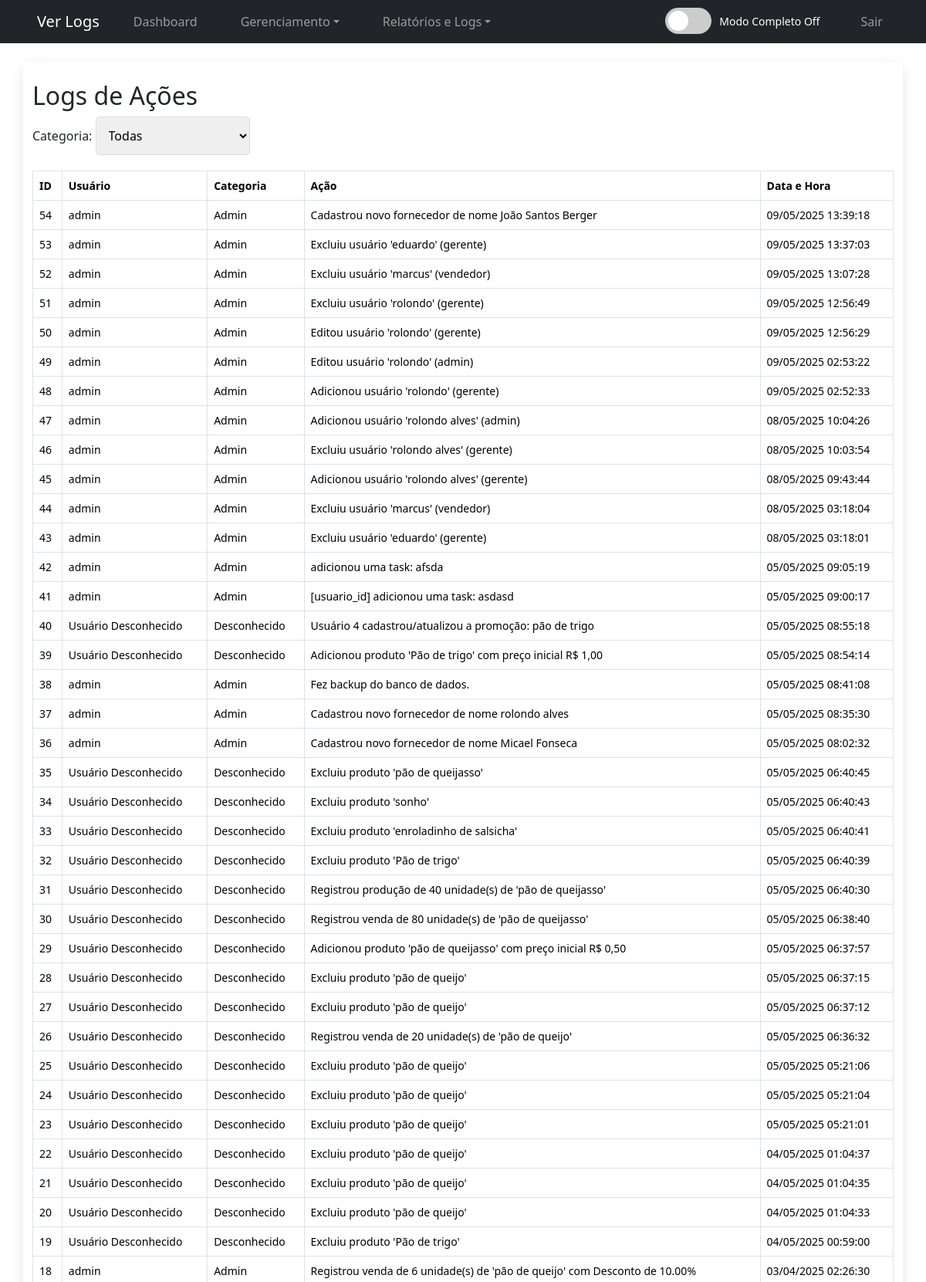
Page /ver_logs.php (signed in, upper part) on the committed database.
### tables this page shows
CREATE TABLE `logs` (
  `id` int(11) NOT NULL AUTO_INCREMENT,
  `usuario_id` int(11) DEFAULT NULL,
  `acao` varchar(255) NOT NULL,
  `data_acao` timestamp NOT NULL DEFAULT current_timestamp(),
  PRIMARY KEY (`id`),
  KEY `fk_usuario` (`usuario_id`),
  CONSTRAINT `fk_usuario` FOREIGN KEY (`usuario_id`) REFERENCES `usuarios` (`id`)
);

CREATE TABLE `usuarios` (
  `id` int(11) NOT NULL AUTO_INCREMENT,
  `usuario` varchar(50) NOT NULL,
  `cpf` varchar(14) DEFAULT NULL,
  `email` varchar(100) DEFAULT NULL,
  `perfil` enum('admin','gerente','vendedor') NOT NULL DEFAULT 'vendedor',
  `senha` varchar(255) NOT NULL,
  PRIMARY KEY (`id`),
  UNIQUE KEY `usuario` (`usuario`),
  UNIQUE KEY `cpf` (`cpf`),
  UNIQUE KEY `email` (`email`)
);

### ver_logs.php (the view, shortened to what this page needs)
<?php
require_once 'conexao.php';
$sql = "SELECT l.id, l.usuario_id, u.usuario, u.perfil, l.acao, l.data_acao
        FROM logs l
        LEFT JOIN usuarios u ON l.usuario_id = u.id
        WHERE 1=1";
$sql .= " ORDER BY l.data_acao DESC";
$stmt = $conexao->prepare($sql);
$stmt->execute();
$resultado = $stmt->get_result();
$logs = $resultado->fetch_all(MYSQLI_ASSOC);
?>
<!DOCTYPE html>
<html lang="pt-BR">
<head>
    <link rel="stylesheet" href="style.css">
    <link href="https://cdn.jsdelivr.net/npm/bootstrap@5.3.3/dist/css/bootstrap.min.css" rel="stylesheet">
</head>
<body>
    <?php include 'navbar.php'; ?>
    <div class="container mt-4">
        <h2>Logs de Ações</h2>
        <div class="filter-group">
            <form method="GET" action="ver_logs.php">
                <label for="categoria">Categoria:</label>
                <select id="categoria" name="categoria" onchange="this.form.submit()">
                    <option value="">Todas</option>
                </select>
            </form>
        </div>
        <?php if (empty($logs)): ?>
            <p>Nenhum log registrado ainda.</p>
        <?php else: ?>
            <table class="table table-bordered">
                <thead>
                    <tr>
                        <th>ID</th>
                        <th>Usuário</th>
                        <th>Categoria</th>
                        <th>Ação</th>
                        <th>Data e Hora</th>
                    </tr>
                </thead>
                <tbody>
                    <?php foreach ($logs as $log): ?>
                        <tr>
                            <td><?php echo htmlspecialchars($log['id']); ?></td>
                            <td><?php echo htmlspecialchars($log['usuario'] ?? 'Usuário Desconhecido'); ?></td>
                            <td><?php echo htmlspecialchars(ucfirst($log['perfil'] ?? 'Desconhecido')); ?></td>
                            <td><?php echo htmlspecialchars($log['acao']); ?></td>
                            <td><?php echo date('d/m/Y H:i:s', strtotime($log['data_acao'])); ?></td>
                        </tr>
                    <?php endforeach; ?>
                </tbody>
            </table>
        <?php endif; ?>
    </div>
</body>
</html>

### style.css (style rules this page uses)
* { margin: 0; padding: 0; box-sizing: border-box; }
body { font-family: 'Segoe UI', Arial, sans-serif; background-color: #f5f6fa; color: #333; line-height: 1.6; }
.container { width: 70%; max-width: 900px; margin: 40px auto; background-color: white; padding: 25px; box-shadow: 0 4px 15px rgba(0,0,0,0.1); border-radius: 8px; }
h2 { color: #2c3e50; margin-bottom: 20px; font-size: 24px; }
input, select, textarea, button { width: 100%; padding: 12px; margin: 10px 0; border-radius: 5px; border: 1px solid #ddd; font-size: 15px; transition: border-color 0.3s ease; }
table { width: 100%; border-collapse: collapse; margin-top: 20px; font-size: 14px; }
th, td { padding: 12px 15px; border: 1px solid #ddd; text-align: left; }
th { background-color: #2c3e50; color: white; font-weight: bold; }
tr:nth-child(even) { background-color: #f9f9f9; }

### ver_logs.php (style rules this page uses)
.filter-group { margin-bottom: 20px; }
.filter-group select { width: 200px; margin-right: 10px; }
table { width: 100%; border-collapse: collapse; }
th, td { padding: 10px; border: 1px solid #ddd; text-align: left; }
th { background-color: #f2f2f2; }

### rows in the picture
logs: id "54", usuario.usuario "admin", usuario.perfil "Admin", acao "Cadastrou novo fornecedor de nome João Santos Berger", data_acao "09/05/2025 13:39:18"
logs: id "53", usuario.usuario "admin", usuario.perfil "Admin", acao "Excluiu usuário 'eduardo' (gerente)", data_acao "09/05/2025 13:37:03"
logs: id "52", usuario.usuario "admin", usuario.perfil "Admin", acao "Excluiu usuário 'marcus' (vendedor)", data_acao "09/05/2025 13:07:28"
logs: id "51", usuario.usuario "admin", usuario.perfil "Admin", acao "Excluiu usuário 'rolondo' (gerente)", data_acao "09/05/2025 12:56:49"
logs: id "50", usuario.usuario "admin", usuario.perfil "Admin", acao "Editou usuário 'rolondo' (gerente)", data_acao "09/05/2025 12:56:29"
logs: id "49", usuario.usuario "admin", usuario.perfil "Admin", acao "Editou usuário 'rolondo' (admin)", data_acao "09/05/2025 02:53:22"
logs: id "48", usuario.usuario "admin", usuario.perfil "Admin", acao "Adicionou usuário 'rolondo' (gerente)", data_acao "09/05/2025 02:52:33"
logs: id "47", usuario.usuario "admin", usuario.perfil "Admin", acao "Adicionou usuário 'rolondo alves' (admin)", data_acao "08/05/2025 10:04:26"
logs: id "46", usuario.usuario "admin", usuario.perfil "Admin", acao "Excluiu usuário 'rolondo alves' (gerente)", data_acao "08/05/2025 10:03:54"
logs: id "45", usuario.usuario "admin", usuario.perfil "Admin", acao "Adicionou usuário 'rolondo alves' (gerente)", data_acao "08/05/2025 09:43:44"
logs: id "44", usuario.usuario "admin", usuario.perfil "Admin", acao "Excluiu usuário 'marcus' (vendedor)", data_acao "08/05/2025 03:18:04"
logs: id "43", usuario.usuario "admin", usuario.perfil "Admin", acao "Excluiu usuário 'eduardo' (gerente)", data_acao "08/05/2025 03:18:01"
logs: id "42", usuario.usuario "admin", usuario.perfil "Admin", acao "adicionou uma task: afsda", data_acao "05/05/2025 09:05:19"
logs: id "41", usuario.usuario "admin", usuario.perfil "Admin", acao "[usuario_id] adicionou uma task: asdasd", data_acao "05/05/2025 09:00:17"
logs: id "40", usuario "Usuário Desconhecido", perfil "Desconhecido", acao "Usuário 4 cadastrou/atualizou a promoção: pão de trigo", data_acao "05/05/2025 08:55:18"
logs: id "39", usuario "Usuário Desconhecido", perfil "Desconhecido", acao "Adicionou produto 'Pão de trigo' com preço inicial R$ 1,00", data_acao "05/05/2025 08:54:14"
logs: id "38", usuario.usuario "admin", usuario.perfil "Admin", acao "Fez backup do banco de dados.", data_acao "05/05/2025 08:41:08"
logs: id "37", usuario.usuario "admin", usuario.perfil "Admin", acao "Cadastrou novo fornecedor de nome rolondo alves", data_acao "05/05/2025 08:35:30"
logs: id "36", usuario.usuario "admin", usuario.perfil "Admin", acao "Cadastrou novo fornecedor de nome Micael Fonseca", data_acao "05/05/2025 08:02:32"
logs: id "35", usuario "Usuário Desconhecido", perfil "Desconhecido", acao "Excluiu produto 'pão de queijasso'", data_acao "05/05/2025 06:40:45"
logs: id "34", usuario "Usuário Desconhecido", perfil "Desconhecido", acao "Excluiu produto 'sonho'", data_acao "05/05/2025 06:40:43"
logs: id "33", usuario "Usuário Desconhecido", perfil "Desconhecido", acao "Excluiu produto 'enroladinho de salsicha'", data_acao "05/05/2025 06:40:41"
logs: id "32", usuario "Usuário Desconhecido", perfil "Desconhecido", acao "Excluiu produto 'Pão de trigo'", data_acao "05/05/2025 06:40:39"
logs: id "31", usuario "Usuário Desconhecido", perfil "Desconhecido", acao "Registrou produção de 40 unidade(s) de 'pão de queijasso'", data_acao "05/05/2025 06:40:30"
logs: id "30", usuario "Usuário Desconhecido", perfil "Desconhecido", acao "Registrou venda de 80 unidade(s) de 'pão de queijasso'", data_acao "05/05/2025 06:38:40"
logs: id "29", usuario "Usuário Desconhecido", perfil "Desconhecido", acao "Adicionou produto 'pão de queijasso' com preço inicial R$ 0,50", data_acao "05/05/2025 06:37:57"
logs: id "28", usuario "Usuário Desconhecido", perfil "Desconhecido", acao "Excluiu produto 'pão de queijo'", data_acao "05/05/2025 06:37:15"
logs: id "27", usuario "Usuário Desconhecido", perfil "Desconhecido", acao "Excluiu produto 'pão de queijo'", data_acao "05/05/2025 06:37:12"
logs: id "26", usuario "Usuário Desconhecido", perfil "Desconhecido", acao "Registrou venda de 20 unidade(s) de 'pão de queijo'", data_acao "05/05/2025 06:36:32"
logs: id "25", usuario "Usuário Desconhecido", perfil "Desconhecido", acao "Excluiu produto 'pão de queijo'", data_acao "05/05/2025 05:21:06"
logs: id "24", usuario "Usuário Desconhecido", perfil "Desconhecido", acao "Excluiu produto 'pão de queijo'", data_acao "05/05/2025 05:21:04"
logs: id "23", usuario "Usuário Desconhecido", perfil "Desconhecido", acao "Excluiu produto 'pão de queijo'", data_acao "05/05/2025 05:21:01"
logs: id "22", usuario "Usuário Desconhecido", perfil "Desconhecido", acao "Excluiu produto 'pão de queijo'", data_acao "04/05/2025 01:04:37"
logs: id "21", usuario "Usuário Desconhecido", perfil "Desconhecido", acao "Excluiu produto 'pão de queijo'", data_acao "04/05/2025 01:04:35"
logs: id "20", usuario "Usuário Desconhecido", perfil "Desconhecido", acao "Excluiu produto 'pão de queijo'", data_acao "04/05/2025 01:04:33"
logs: id "19", usuario "Usuário Desconhecido", perfil "Desconhecido", acao "Excluiu produto 'Pão de trigo'", data_acao "04/05/2025 00:59:00"
logs: id "18", usuario.usuario "admin", usuario.perfil "Admin", acao "Registrou venda de 6 unidade(s) de 'pão de queijo' com Desconto de 10.00%", data_acao "03/04/2025 02:26:30"

### other values in the picture
$title "Ver Logs"
